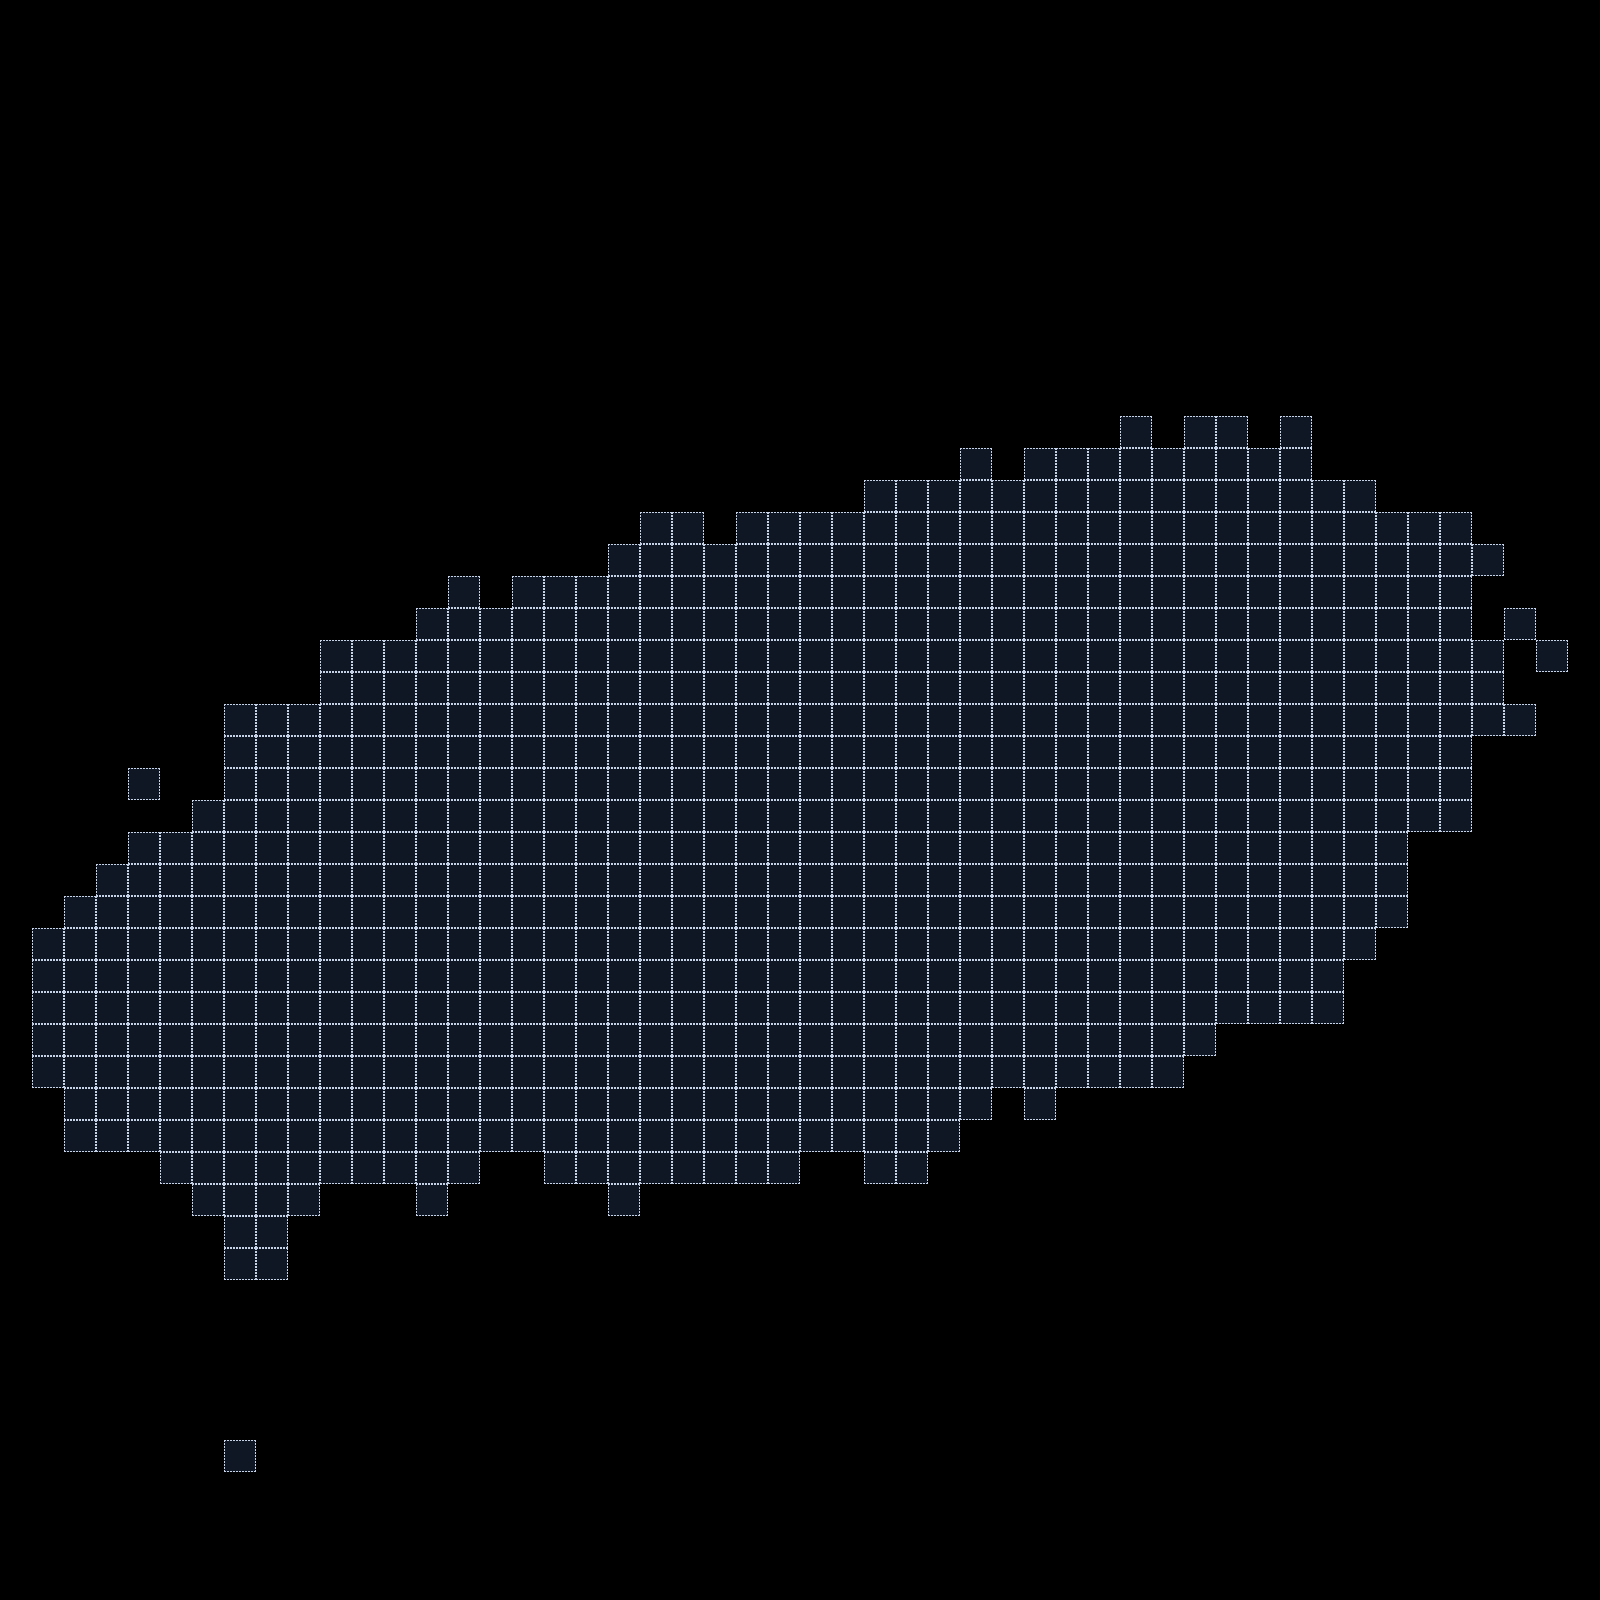

This game map was drawn from its Tiled (.tmx) file and the tilesets committed beside it. A one-line description and the trimmed map source follow:
An orthogonal 50x50 tile map with 32x32 px tiles, 2 tile layers (Jeju, Grid_Jeju).

<map version="1.0" orientation="orthogonal" renderorder="right-down" width="50" height="50" tilewidth="32" tileheight="32" nextobjectid="1">
 <tileset firstgid="1" name="tileset_1" tilewidth="32" tileheight="32" tilecount="35" columns="7">
  <image source="assets/tileset_1.png" width="240" height="160" />
 </tileset>
 <layer name="Jeju" width="50" height="50">
  <data>[2500 cells, 792 non-empty, 1 distinct tile ids]</data>
 </layer>
 <layer name="Grid_Jeju" width="50" height="50">
  <data>[2500 cells, 792 non-empty, 1 distinct tile ids]</data>
 </layer>
</map>
